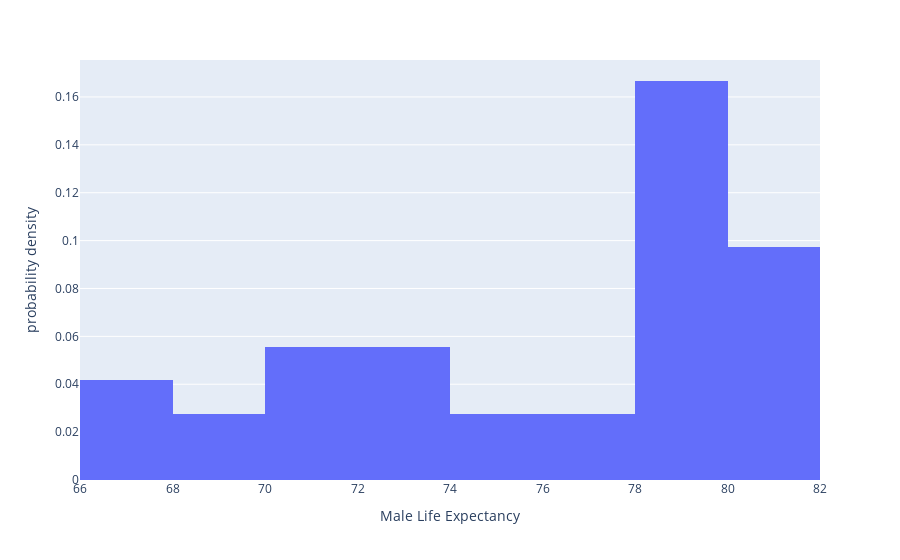

Notebook cell for this chart:
### Markdown cell above
### Using Plotly

While matplotlib is one of the standard plotting packages, I would like you to become more familiar with plotly express, which is fairly simple to use and can create embeddable html plots (for use in your project).

Here is the same histogram, created using plotly (you can check out the docs for all the various options [here](https://plotly.github.io/plotly.py-docs/generated/plotly.express.histogram.html)):

### Code cell
import numpy as np
import plotly.express as px
import pandas as pd

bins = np.linspace(65, 82, 9)

px.histogram(
    df_EUpop,
    x='male_life_expectancy',
    nbins=len(bins) - 1,
    histnorm='probability density',
    labels={'male_life_expectancy': 'Male Life Expectancy'}
)

### Figure 1 — Plotly figure (JSON) as saved in the notebook; plotly's stock layout.template omitted (floating-point values rounded to 4 significant figures)
{"data": [{"alignmentgroup": "True", "bingroup": "x", "histnorm": "probability density", "hovertemplate": "Male Life Expectancy=%{x}<br>probability density=%{y}<extra></extra>", "legendgroup": "", "marker": {"color": "#636efa", "pattern": {"shape": ""}}, "name": "", "nbinsx": 8, "offsetgroup": "", "orientation": "v", "showlegend": false, "type": "histogram", "x": [78.9, 78.6, 79.2, 78.6, 80.1, 79.4, 79.8, 81.1, 69.3, 69.9, 75.3, 72.3, 67.7, 72.6, 70.5, 66.5, 73.5, 66.4, 79.6, 74.2, 79.4, 81.7, 80.4, 70.9, 70.1, 81.6, 80.7, 79, 77.2, 78.6, 80.8, 73.2, 78, 71.4, 77.8, 79.7], "xaxis": "x", "yaxis": "y"}], "layout": {"barmode": "relative", "legend": {"tracegroupgap": 0}, "margin": {"t": 60}, "xaxis": {"anchor": "y", "domain": [0, 1], "title": {"text": "Male Life Expectancy"}}, "yaxis": {"anchor": "x", "domain": [0, 1], "title": {"text": "probability density"}}}}
